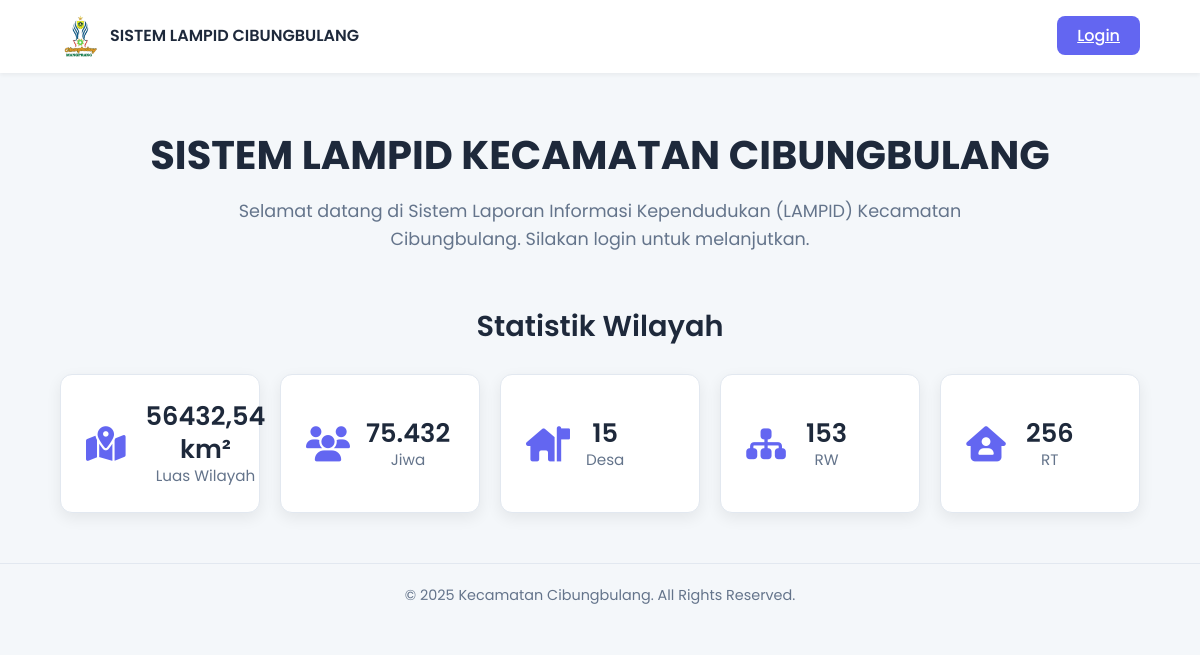
The page / on the database its author committed.
### tables this page shows
CREATE TABLE `web_info` (
  `id_info` int NOT NULL,
  `judul` varchar(255) NOT NULL,
  `deskripsi` text NOT NULL,
  `luas_wilayah` varchar(25) NOT NULL,
  `jumlah_penduduk` int NOT NULL,
  `jumlah_rw` int DEFAULT '0',
  `jumlah_rt` int DEFAULT '0'
);

### index.php (the view, shortened to what this page needs)
<?php
require_once 'includes/db_connect.php';
$stmt_info = $db->query("SELECT * FROM web_info WHERE id_info = 1");
$info = $stmt_info->fetch(PDO::FETCH_ASSOC);
$stmt_desa = $db->query("SELECT COUNT(*) as total_desa FROM desa");
$jumlah_desa = $stmt_desa->fetchColumn();
?>
<!DOCTYPE html>
<html lang="id">
<head>
    <link rel="stylesheet" href="https://cdnjs.cloudflare.com/ajax/libs/font-awesome/6.5.2/css/all.min.css">
    <link rel="stylesheet" href="assets/css/style.css">
</head>
<body>
    <header class="navbar">
        <div class="navbar-container">
            <div class="navbar-brand">
                <img src="assets/img/logo_cibungbulang.png" alt="Logo">
                <span>SISTEM LAMPID CIBUNGBULANG</span>
            </div>
            <nav class="navbar-nav">
                <a href="login.php" class="btn btn-login">Login</a>
            </nav>
        </div>
    </header>
    <main class="main-content">
        <section class="hero-section">
            <div class="hero-content">
                <h1><?php echo htmlspecialchars($info['judul']); ?></h1>
                <p><?php echo htmlspecialchars($info['deskripsi']); ?></p>
            </div>
            <div class="stats-container">
                <h2>Statistik Wilayah</h2>
                <div class="info-stats-grid">
                    <div class="stat-box">
                        <i class="fa-solid fa-map-marked-alt"></i>
                        <div class="stat-text">
                            <span><?php echo htmlspecialchars($info['luas_wilayah']); ?></span>
                            <small>Luas Wilayah</small>
                        </div>
                    </div>
                    <div class="stat-box">
                        <i class="fa-solid fa-users"></i>
                        <div class="stat-text">
                            <span><?php echo number_format($info['jumlah_penduduk'], 0, ',', '.'); ?></span>
                            <small>Jiwa</small>
                        </div>
                    </div>
                    <div class="stat-box">
                        <i class="fa-solid fa-house-flag"></i>
                        <div class="stat-text">
                            <span><?php echo htmlspecialchars($jumlah_desa); ?></span>
                            <small>Desa</small>
                        </div>
                    </div>
                    <div class="stat-box">
                        <i class="fa-solid fa-sitemap"></i>
                        <div class="stat-text">
                            <span><?php echo htmlspecialchars($info['jumlah_rw']); ?></span>
                            <small>RW</small>
                        </div>
                    </div>
                    <div class="stat-box">
                        <i class="fa-solid fa-house-user"></i>
                        <div class="stat-text">
                            <span><?php echo htmlspecialchars($info['jumlah_rt']); ?></span>
                            <small>RT</small>
                        </div>
                    </div>
                </div>
            </div>
        </section>
    </main>
    <footer class="app-footer">
        <p>&copy; <?php echo date('Y'); ?> Kecamatan Cibungbulang. All Rights Reserved.</p>
    </footer>
</body>
</html>

### assets/css/style.css (style rules this page uses)
:root { --bg-cool-gray: #f4f7fa; --surface-white: #ffffff; --accent-indigo: #6366F1; --accent-indigo-dark: #4f46e5; --light-accent-bg: #eef2ff; --text-dark-slate: #1e293b; --text-secondary-slate: #64748b; --border-color: #e2e8f0; --shadow: 0 5px 15px rgba(0, 0, 0, 0.07); --border-radius-md: 8px; --border-radius-lg: 12px; --transition-speed: 0.2s; }
* { margin: 0; padding: 0; box-sizing: border-box; }
body { font-family: 'Poppins', sans-serif; background-color: var(--bg-cool-gray); color: var(--text-dark-slate); line-height: 1.6; font-size: 16px; }
.navbar { background-color: var(--surface-white); box-shadow: 0 2px 4px rgba(0,0,0,0.05); padding: 15px 0; position: sticky; top: 0; z-index: 1000; }
.navbar-container { width: 90%; max-width: 1200px; margin: 0 auto; display: flex; justify-content: space-between; align-items: center; }
.navbar-brand { display: flex; align-items: center; gap: 10px; font-weight: 600; color: var(--text-dark-slate); text-decoration: none; }
.navbar-brand img { width: 40px; }
.btn-login { padding: 8px 20px !important; width: auto !important; }
.main-content { width: 90%; max-width: 1200px; margin: 50px auto; }
.hero-section { text-align: center; animation: fadeInUp 0.7s; }
.hero-content h1 { font-size: 2.5em; font-weight: 700; margin-bottom: 10px; }
.hero-content p { font-size: 1.1em; color: var(--text-secondary-slate); max-width: 800px; margin: 0 auto 50px auto; }
.stats-container { margin-top: 50px; }
.stats-container h2 { text-align: center; font-size: 1.8em; font-weight: 600; margin-bottom: 25px; color: var(--text-dark-slate); }
.info-stats-grid { display: grid; grid-template-columns: repeat(auto-fit, minmax(180px, 1fr)); gap: 20px; }
.stat-box { background-color: var(--surface-white); padding: 25px; border-radius: var(--border-radius-lg); box-shadow: var(--shadow); border: 1px solid var(--border-color); display: flex; align-items: center; gap: 20px; transition: all 0.3s ease; }
.stat-box i { font-size: 2.2em; color: var(--accent-indigo); width: 40px; }
.stat-box .stat-text { line-height: 1.3; }
.stat-box span { font-size: 1.6em; font-weight: 600; color: var(--text-dark-slate); display: block; }
.stat-box small { font-size: 0.95em; color: var(--text-secondary-slate); }
.btn { width: 100%; padding: 12px 15px; background-color: var(--accent-indigo); color: #fff; border: none; border-radius: var(--border-radius-md); font-size: 1em; font-weight: 500; cursor: pointer; transition: all var(--transition-speed) ease; }
.app-footer { text-align: center; padding: 20px 0; margin-top: 30px; border-top: 1px solid var(--border-color); color: var(--text-secondary-slate); font-size: 0.9em; }

### rows shown on the page
web_info: judul "SISTEM LAMPID KECAMATAN CIBUNGBULANG", deskripsi "Selamat datang di Sistem Laporan Informasi Kependudukan (LAMPID) Kecamatan Cibungbulang. Silakan login untuk melanjutkan.", luas_wilayah "56432,54 km²", jumlah_penduduk "75.432", jumlah_rw "153", jumlah_rt "256"

### other values the page prints
$jumlah_desa "15"
